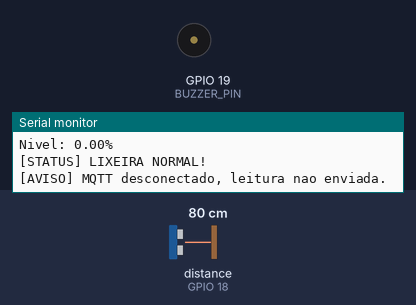
The sketch below on a simulated ESP32. Parts: buzzer (waves = sounding, pin HIGH), the last lines printed to the serial monitor. Wiring (inferred from the names in the program): ultrasonic range finder: trigger GPIO 5; echo GPIO 18. The inputs (shaded band) are chosen by the test bench; at power-on: distance to the obstacle (sensor on GPIO 18) 80 cm. The echo pulse lasts 58.3 µs per cm; WiFi joins after 1.5 s; servers stay silent unless stated; the local clock reads 2024-03-15 10:24:30 at power-on unless the sketch sets it; no MQTT or app messages arrive unless stated; pins used as bus, display or sensor lines are not drawn.

Above: at 2.7 s.
2.8 s: distance to the obstacle (sensor on GPIO 18) set to 2 cm
At 3.29 s:
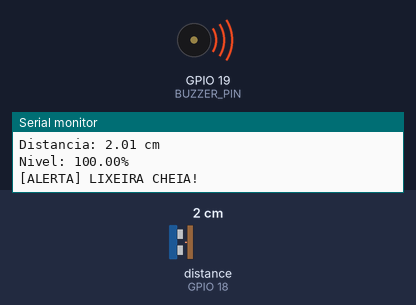
5.8 s: distance to the obstacle (sensor on GPIO 18) set to 18 cm
At 6.8 s:
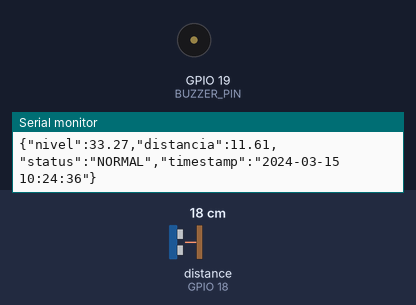
Timing chart, 0 to 8.8 s (numbered marks = the images above; inputs shaded):
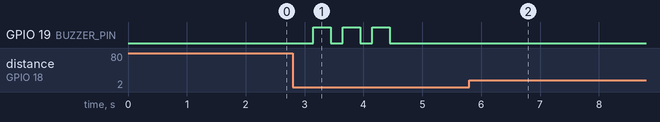

The sketch:

pinkbin_esp32.ino
```cpp
// =====================================================
// PinkBin - ESP32 + HC-SR04 + Buzzer -> MQTT (HiveMQ local no Docker)
// Publica em "pinkbin/lixeira/dados":
//   {"nivel":42.50,"distancia":10.62,"status":"NORMAL","timestamp":"2026-11-14 19:30:00"}
//   status: NORMAL | QUASE_CHEIA | CHEIA
//
// Wi-Fi e broker ficam em "secrets.h" (não vai para o GitHub).
// Biblioteca necessária: PubSubClient (Nick O'Leary)
// =====================================================
#include <WiFi.h>
#include <PubSubClient.h>
#include <time.h>
#include "secrets.h"

// -------------------------------
// PINOS
// -------------------------------
#define TRIG_PIN 5
#define ECHO_PIN 18
#define BUZZER_PIN 19

// -------------------------------
// CALIBRACAO DA LIXEIRA
// -------------------------------
const float DISTANCIA_VAZIA = 15.18;
const float DISTANCIA_CHEIA = 4.44;

// Topico para envio dos dados
const char* MQTT_TOPIC = "pinkbin/lixeira/dados";

// -------------------------------
// CONEXAO MQTT
// O HiveMQ local (porta 1883) nao usa TLS, entao usamos WiFiClient comum
// (WiFiClientSecure so funciona com brokers TLS, como o HiveMQ Cloud).
// -------------------------------
WiFiClient espClient;
PubSubClient client(espClient);

unsigned long ultimaTentativaMQTT = 0;

// -------------------------------
// CONECTAR AO WIFI
// -------------------------------
void conectarWiFi() {

  Serial.println("Conectando ao Wi-Fi...");

  WiFi.mode(WIFI_STA);
  WiFi.begin(WIFI_SSID, WIFI_PASSWORD);

  // Espera no maximo 20 s; se nao conectar, tenta de novo no proximo loop
  unsigned long inicio = millis();
  while (WiFi.status() != WL_CONNECTED && millis() - inicio < 20000) {
    delay(500);
    Serial.print(".");
  }
  Serial.println();

  if (WiFi.status() == WL_CONNECTED) {
    Serial.println("[OK] Wi-Fi conectado!");
    Serial.print("IP: ");
    Serial.println(WiFi.localIP());
  } else {
    Serial.println("[ERRO] Wi-Fi nao conectou, tentando de novo...");
  }
}

// -------------------------------
// CONECTAR AO HIVEMQ
// Tenta no maximo a cada 3 s, sem travar o loop
// (assim o sensor e o buzzer continuam funcionando sem broker).
// -------------------------------
void conectarMQTT() {

  if (client.connected() || millis() - ultimaTentativaMQTT < 3000) {
    return;
  }
  ultimaTentativaMQTT = millis();

  Serial.print("Conectando ao HiveMQ em ");
  Serial.print(MQTT_HOST);
  Serial.print(":");
  Serial.println(MQTT_PORT);

  bool conectado;
  if (strlen(MQTT_USER) > 0) {
    conectado = client.connect("PinkBinESP32", MQTT_USER, MQTT_PASSWORD);
  } else {
    conectado = client.connect("PinkBinESP32");  // broker sem usuario/senha
  }

  if (conectado) {
    Serial.println("[OK] Conectado ao HiveMQ!");
  } else {
    // -2 = nao achou o broker (IP errado, Docker parado ou firewall)
    // 4/5 = usuario/senha incorretos ou sem permissao
    Serial.print("[ERRO] MQTT: ");
    Serial.println(client.state());
  }
}

// -------------------------------
// MEDIR DISTANCIA (media de 5 leituras)
// -------------------------------
float medirDistancia() {

  float soma = 0;
  int leiturasValidas = 0;

  for (int i = 0; i < 5; i++) {

    digitalWrite(TRIG_PIN, LOW);
    delayMicroseconds(3);

    digitalWrite(TRIG_PIN, HIGH);
    delayMicroseconds(10);

    digitalWrite(TRIG_PIN, LOW);

    long duracao = pulseIn(ECHO_PIN, HIGH, 50000);

    if (duracao > 0) {

      float distancia = duracao * 0.0343 / 2;

      if (distancia >= 2 && distancia <= 400) {
        soma += distancia;
        leiturasValidas++;
      }
    }

    delay(60);
  }

  if (leiturasValidas < 3) {
    return -1;
  }

  return soma / leiturasValidas;
}

// -------------------------------
// OBTER DATA E HORA
// -------------------------------
void obterDataHora(char* resultado, size_t tamanho) {

  struct tm informacaoTempo;

  if (getLocalTime(&informacaoTempo, 10)) {

    strftime(resultado, tamanho, "%Y-%m-%d %H:%M:%S",
             &informacaoTempo);

  } else {

    snprintf(resultado, tamanho, "indisponivel");
  }
}

// -------------------------------
// ENVIAR DADOS AO HIVEMQ
// -------------------------------
void enviarDados(float distancia, float nivel,
                 const char* status) {

  if (!client.connected()) {
    Serial.println("[AVISO] MQTT desconectado, leitura nao enviada.");
    return;
  }

  char dataHora[25];
  obterDataHora(dataHora, sizeof(dataHora));

  char mensagem[256];

  snprintf(mensagem, sizeof(mensagem),
    "{\"nivel\":%.2f,\"distancia\":%.2f,\"status\":\"%s\",\"timestamp\":\"%s\"}",
    nivel, distancia, status, dataHora);

  if (client.publish(MQTT_TOPIC, mensagem)) {

    Serial.println("[OK] Dados enviados ao HiveMQ!");
    Serial.println(mensagem);

  } else {

    Serial.println("[ERRO] Falha ao enviar dados MQTT!");
  }
}

// -------------------------------
// CONFIGURACAO INICIAL
// -------------------------------
void setup() {

  Serial.begin(115200);

  pinMode(TRIG_PIN, OUTPUT);
  pinMode(ECHO_PIN, INPUT);
  pinMode(BUZZER_PIN, OUTPUT);

  digitalWrite(TRIG_PIN, LOW);
  digitalWrite(BUZZER_PIN, LOW);

  Serial.println("==============================");
  Serial.println("       PINKBIN INICIADA");
  Serial.println("==============================");

  conectarWiFi();

  // Horario de Brasilia: UTC-3
  configTime(-3 * 3600, 0,
             "pool.ntp.org",
             "time.cloudflare.com");

  client.setServer(MQTT_HOST, MQTT_PORT);
  client.setBufferSize(256);
  client.setKeepAlive(15);

  conectarMQTT();
}

// -------------------------------
// LOOP PRINCIPAL
// -------------------------------
void loop() {

  if (WiFi.status() != WL_CONNECTED) {
    conectarWiFi();
  }

  conectarMQTT();
  client.loop();

  float distancia = medirDistancia();

  if (distancia < 0) {

    Serial.println("[ERRO] Falha na leitura do sensor!");
    digitalWrite(BUZZER_PIN, LOW);

  } else {

    float nivel =
      ((DISTANCIA_VAZIA - distancia) /
      (DISTANCIA_VAZIA - DISTANCIA_CHEIA)) * 100;

    nivel = constrain(nivel, 0, 100);

    const char* status;

    Serial.println("------------------------------");

    Serial.print("Distancia: ");
    Serial.print(distancia);
    Serial.println(" cm");

    Serial.print("Nivel: ");
    Serial.print(nivel);
    Serial.println("%");

    if (nivel >= 80) {

      status = "CHEIA";
      Serial.println("[ALERTA] LIXEIRA CHEIA!");

      for (int i = 0; i < 3; i++) {
        digitalWrite(BUZZER_PIN, HIGH);
        delay(300);
        digitalWrite(BUZZER_PIN, LOW);
        delay(200);
      }

    } else if (nivel >= 50) {

      status = "QUASE_CHEIA";
      Serial.println("[ATENCAO] LIXEIRA QUASE CHEIA!");
      digitalWrite(BUZZER_PIN, LOW);

    } else {

      status = "NORMAL";
      Serial.println("[STATUS] LIXEIRA NORMAL!");
      digitalWrite(BUZZER_PIN, LOW);
    }

    enviarDados(distancia, nivel, status);
  }

  delay(1000);
}
```

secrets.example.h
```cpp
// Copie este arquivo para "secrets.h" (na mesma pasta) e preencha.
// O secrets.h NÃO vai para o GitHub (está no .gitignore).
#pragma once

#define WIFI_SSID     "NOME_DO_WIFI"
#define WIFI_PASSWORD "SENHA_DO_WIFI"

// IP do computador onde o Docker (HiveMQ) está rodando.
// No Windows, descubra com o comando: ipconfig  (campo "Endereço IPv4")
#define MQTT_HOST     "192.168.18.5"
#define MQTT_PORT     1883

// Deixe vazio ("") se o HiveMQ local não usa usuário/senha
#define MQTT_USER     ""
#define MQTT_PASSWORD ""
```

Measured:
- after the input at 2.8 s, GPIO 19 (BUZZER_PIN): alternates HIGH for 0.30 s and LOW for 0.20 s, 6 changes in all, then stays LOW, starting after 0.35 s
- after the input at 5.8 s, GPIO 19 (BUZZER_PIN): stops changing and stays LOW
